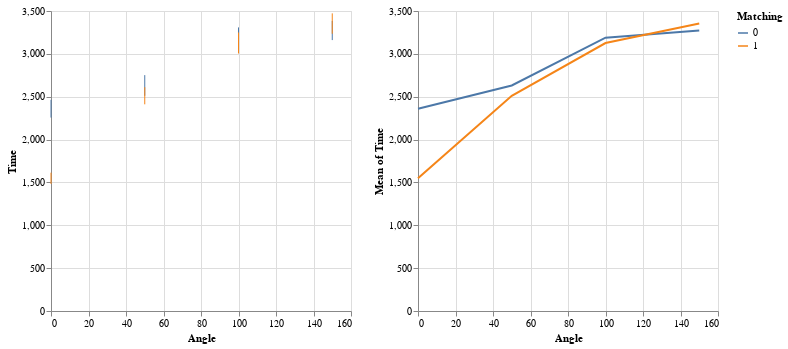

The notebook cell saved with this chart:
### Code cell
dd = df.groupby(['Subject', 'Angle', 'Matching'])['Time'].mean().reset_index()
lines = alt.Chart(dd.reset_index()).mark_line().encode(
    x='Angle:Q', 
    y='mean(Time):Q',
    color='Matching:N',
)
errorbars = alt.Chart(dd.reset_index()).mark_errorbar().encode(
    x='Angle:Q', 
    y='mean(Time):Q',
    color='Matching:N',
)

errorbars | lines

### Figure 1 — Vega-Lite specification as saved in the notebook (floating-point values rounded to 4 significant figures; data arrays with more than 128 entries replaced by an {"elided": "..."} marker saying what was removed)
{"config": {"view": {"continuousWidth": 300, "continuousHeight": 300}}, "hconcat": [{"data": {"name": "data-6b822c364d3942cd81c36b4089a2ed2e"}, "mark": {"type": "errorbar"}, "encoding": {"color": {"field": "Matching", "type": "nominal"}, "x": {"field": "Angle", "type": "quantitative"}, "y": {"aggregate": "mean", "field": "Time", "type": "quantitative"}}}, {"data": {"name": "data-6b822c364d3942cd81c36b4089a2ed2e"}, "mark": {"type": "line"}, "encoding": {"color": {"field": "Matching", "type": "nominal"}, "x": {"field": "Angle", "type": "quantitative"}, "y": {"aggregate": "mean", "field": "Time", "type": "quantitative"}}}], "$schema": "https://vega.github.io/schema/vega-lite/v5.8.0.json", "datasets": {"data-6b822c364d3942cd81c36b4089a2ed2e": {"elided": "432 records"}}}
